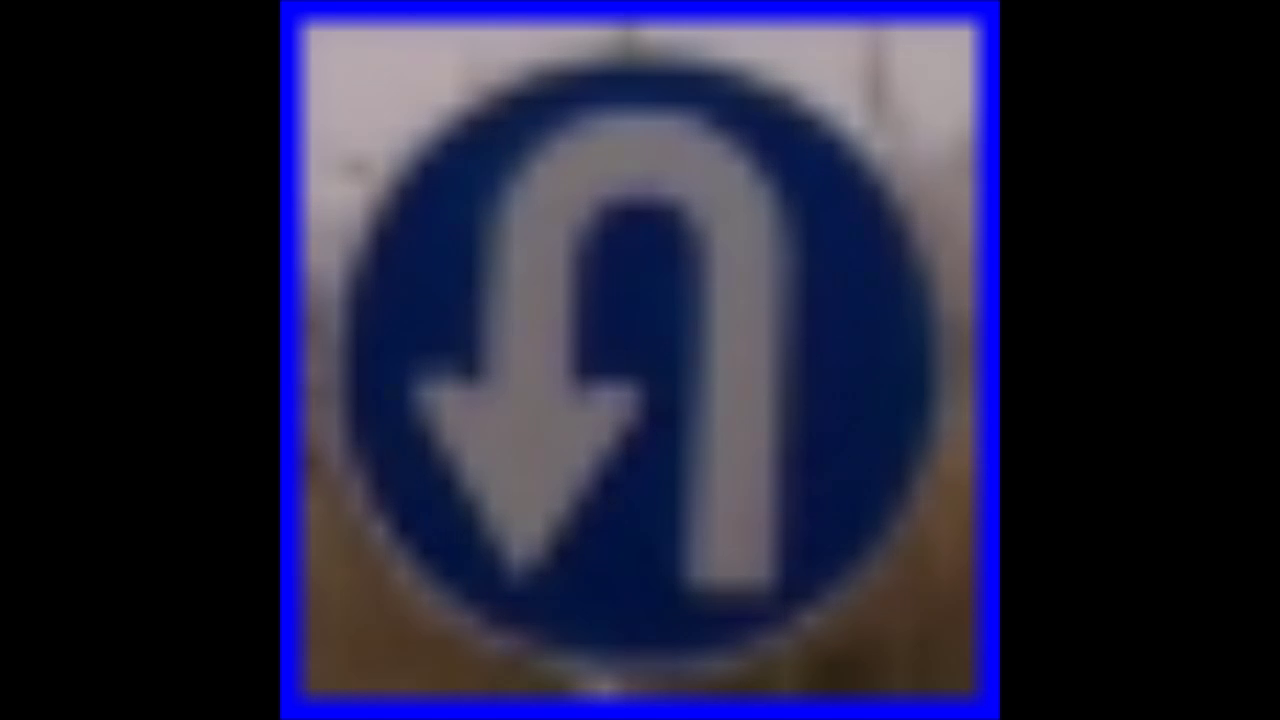
#> input picture frame 16 of DataPicker/sign_sum.mp4, 1280 x 720 px, given in place of the camera
$ python monitor.py
#> lines starting #> are read from the running program, lines starting #| are printed output that depends on the picture; after the words box and inside, x2 and y2 are one past the last pixel; in counts of white or black regions, pixels touching at a corner belong together
### src/video_stream.py
# 캠 영상을 백그라운드에서 실시간으로 받게 해 주는 API
# 김진웅


import cv2
import threading


class VideoStream:
    def __init__(self):
        self.frame = None
        self.frame_lock = threading.Lock()

    # [12 lines left out: functions write, read, not called in this run]


class VideoWriteStream(VideoStream):
    # [20 lines left out: functions __init__, init_write, write, not called in this run]

    def stop(self):
        self.out.release()

    def release(self):
        self.stop()


class WebCamVideoStream:
    def __init__(self, src, width, height):
#> called with src = 0, width = 100, height = 200
        self.src = src
        self.width = width
        self.height = height
        self.frame_lock = threading.Lock()
        self.stop_fg = False
        self.writing = False

        self.stream = cv2.VideoCapture(self.src)
        self.stream.set(cv2.CAP_PROP_FRAME_WIDTH, self.width)
        self.stream.set(cv2.CAP_PROP_FRAME_HEIGHT, self.height)
        self.thread = threading.Thread(target=self.update)
        self.ret, self.frame = self.stream.read()
#> self.frame is the input picture: shape (720, 1280, 3); mean B, G, R 61, 34.9, 35.2
        self.out = None

    def start(self, filesrc=None, fps=60.0):
        if filesrc is not None:
            self.out = cv2.VideoWriter(filesrc, cv2.VideoWriter_fourcc(*'DIVX'), fps, (self.width, self.height))
            self.thread = threading.Thread(target=self.update_write)
            self.writing = True
        self.thread.start()

    def update(self):
        while True:
            ret, frame = self.stream.read()
            if frame is None:
                print('[WebCamVideoStream] No Frame')
                break
            with self.frame_lock:
                self.ret, self.frame = ret, frame
            if self.stop_fg is True:
                break

    # [11 lines left out: function update_write, not called in this run]

    def read(self):
        with self.frame_lock:
            if self.frame is None:
                return self.ret, self.frame
            return self.ret, self.frame[:]

    def stop(self):
        self.stop_fg = True
        self.thread.join()
        self.stop_fg = False
        if self.writing is True:
            self.out.release()
            self.writing = False

    def release(self):
        self.stop()


# [16 lines that do not run on import are left out]

### src/monitor.py
# 주행 중 모니터링을 위한 API
# 모니터와 관련된 여러 가지 메서드 포함
# 김진웅


import cv2
import numpy as np


class Monitor:
    def __init__(self):
        self.color_rgv = None
        self.color_hsv = None
        self.color_buf = []
        self.wname_buf = []
        self.windows_str = []
        self.windows_is = {}

    # color picker #
    # [15 lines left out: function color_picker, not called in this run]

    def imcolorbuf(self):
        f = np.zeros((400, 280, 3), dtype=np.uint8)
        position = 1
        for color in self.color_buf:
            f = cv2.putText(f, '{:-3} {:-3} {:-3}'.format(color[0][0], color[0][1], color[0][2]), (0, 18 * position),
                            cv2.FONT_HERSHEY_PLAIN, 1, (255, 255, 255))
            position += 1
        position = 1
        for color in self.color_buf:
            f = cv2.putText(f, '{:-3} {:-3} {:-3}'.format(color[1][0], color[1][1], color[1][2]), (150, 18 * position),
                            cv2.FONT_HERSHEY_PLAIN, 1, (255, 255, 255))
            position += 1
        return f

    @classmethod
    def imcolor(cls, color):
        f = np.zeros((60, 450, 3), dtype=np.uint8)
        if color is not None:
            f = cv2.putText(f, '{:-3} {:-3} {:-3}'.format(color[0], color[1], color[2]), (0, 50),
                            cv2.FONT_HERSHEY_SIMPLEX, 2, (255, 255, 255))
        return f
    # color picker #

    # platform status #
    # [40 lines left out: functions imstatus, immission, not called in this run]
    # mission status #

    # monitor status #
    def immonitor(self):
        f = np.full((100, 200, 3), 50, dtype=np.uint8)
        numwin_str = str(sum(self.windows_is.values()))
        f = cv2.putText(f, numwin_str, (0, 50), cv2.FONT_HERSHEY_SIMPLEX, 2, (255, 255, 255))
        idx = 10
        for window_str in self.windows_str:
            color = (255, 255, 255)
            if self.windows_is[window_str] is False: color = (0, 0, 255)
            cv2.putText(f, window_str, (50, idx), cv2.FONT_HERSHEY_PLAIN, 1, color)
            idx += 10
        return f
    # monitor status #

    @classmethod
    def concatenate(cls, f1, f2, mode='h'):
        if f1 is None: return f2
        if f2 is None: return f1
        if f1.ndim == 2:
            f1 = f1[:, :, np.newaxis]
            temp = np.concatenate((f1, f1), axis=2)
            f1 = np.concatenate((temp, f1), axis=2)
        if f2.ndim == 2:
            f2 = f2[:, :, np.newaxis]
            temp = np.concatenate((f2, f2), axis=2)
            f2 = np.concatenate((temp, f2), axis=2)
        f, g = f1, f2
        if mode == 'h':
            if len(f1) != len(f2):
                if len(f1) > len(f2): f, g = f2, f1
                z = np.zeros((len(g) - len(f), len(f[0]), 3), dtype=np.uint8)
                f = np.concatenate((f, z), axis=0)
                if len(f1) > len(f2): f, g = g, f
            res = np.concatenate((f, g), axis=1)
        elif mode == 'v':
            if len(f1[0]) != len(f2[0]):
                if len(f1[0]) > len(f2[0]): f, g = f2, f1
                z = np.zeros((len(f), len(g[0]) - len(f[0]), 3), dtype=np.uint8)
                f = np.concatenate((f, z), axis=1)
                if len(f1[0]) > len(f2[0]): f, g = g, f
            res = np.concatenate((f, g), axis=0)
        else:
            return False
        return res

    # [6 lines left out: function concatenates, not called in this run]

    def initSetMouseCallback(self, winname, onMouse, userdata):
        for w in self.wname_buf:
            if w == winname:
                return
        self.wname_buf.append(winname)
        cv2.setMouseCallback(winname, onMouse, userdata)

    def show(self, wname, *frames, windows_is=None, color_picker=False):
        wname_org = wname
        for i in range(len(frames)):
            wname = wname_org + ('-{}'.format(i) if i != 0 else '')
            if wname not in self.windows_str:
                self.windows_str.append(wname)
                self.windows_is[wname] = False
            if windows_is is not None:
                if windows_is[i] is False:
                    self.windows_is[wname] = False
                    cv2.destroyWindow(wname)
                    continue
            if frames[i] is None:
                self.windows_is[wname] = False
                continue
            self.windows_is[wname] = True
            cv2.imshow(wname, frames[i])
            if color_picker is True:
                self.initSetMouseCallback(wname, self.color_picker, frames[i])

    def stop(self):
        cv2.destroyAllWindows()


if __name__ == '__main__':
    from src import video_stream

    # import communication
    # platform = communication.PlatformSerial('COM3')
    video = video_stream.WebCamVideoStream(0, 100, 200)
    video.start()
    monitor = Monitor()
    while True:
        # platform.recv()
        # platform.send()
        ret, frame = video.read()
        final = cv2.flip(frame, 1)
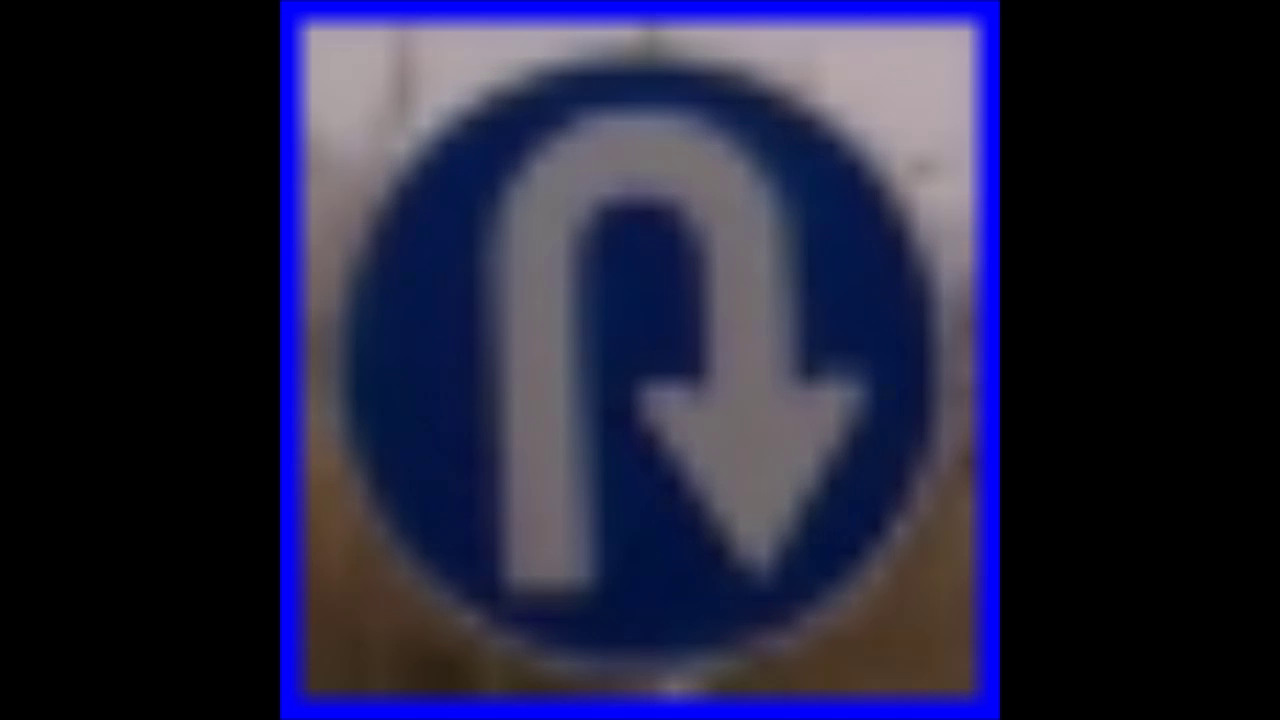
#> final: shape (720, 1280, 3); mean B, G, R 61, 34.9, 35.2
        final = final[:50, :100]
#> final: shape (50, 100, 3); every value is 0
        result = monitor.concatenate(frame, final, 'v')
#> in concatenate, `z = np.zeros((len(f), len(g[0]) - len(f[0]), 3), dtype=np.uint8)`: z: shape (50, 1180, 3); every value is 0
#> in concatenate, `f = np.concatenate((f, z), axis=1)`: f: shape (50, 1280, 3); every value is 0
#> in concatenate, `res = np.concatenate((f, g), axis=0)`:
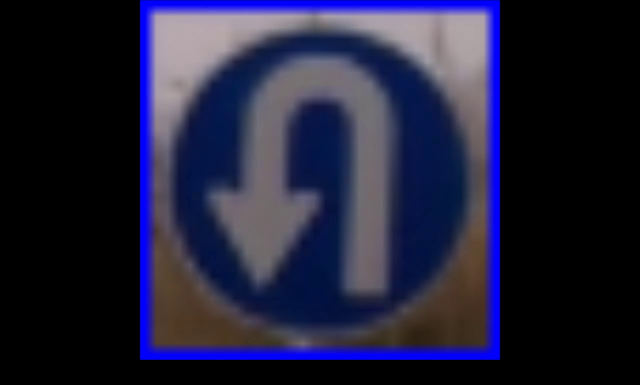
#> res: shape (770, 1280, 3) (shown at 1/2 size); mean B, G, R 57, 32.6, 32.9
        # result = Monitor.concatenate(result, Monitor.imstatus(*platform.status()), 'h')
        monitor.show('1', result, color_picker=True)
        color_frame = monitor.concatenate(monitor.imcolor(monitor.color_rgv), monitor.imcolor(monitor.color_hsv),
                                          mode='v')
        monitor.show('color-picker', color_frame, monitor.imcolorbuf())
        monitor.show('monitor', monitor.immonitor())
#> the loop in show (call 3), `for i in range(len(frames)):` made 1 pass
#> pass 1, in show (call 3), `cv2.imshow(wname, frames[i])`:
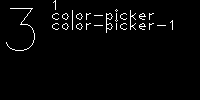
#> window 'monitor': shape (100, 200, 3); values 50 (black) and 255 (white), 2.4% white in thin lines or dots, all inside (x1, y1, x2, y2) = (6, 0, 173, 51)
        monitor.show('none', None)
        if cv2.waitKey(1) & 0xFF == ord('q'): break
#> (key q is pressed here)
    video.release()
    monitor.stop()
    exit()
#> (the program exits here)

$ run again, starting later in the video
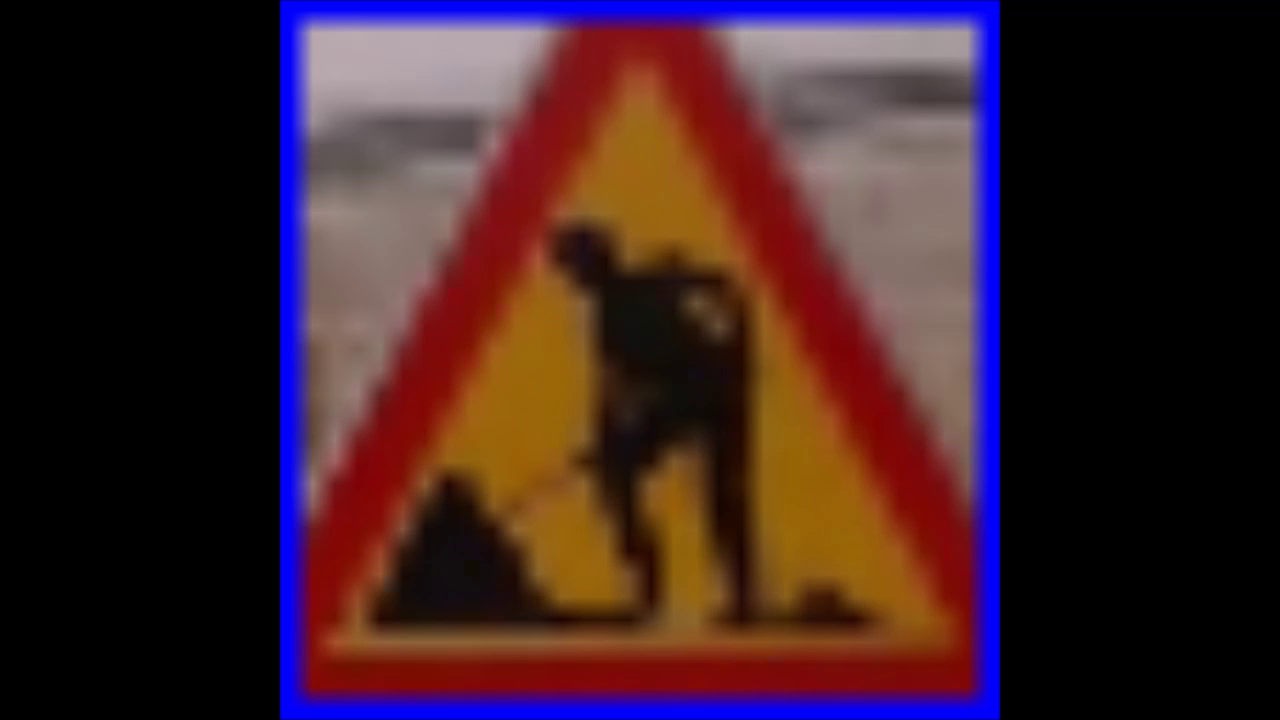
#> input picture frame 75 of DataPicker/sign_sum.mp4, 1280 x 720 px, given in place of the camera
#> in __init__, self.frame is the input picture: shape (720, 1280, 3); mean B, G, R 39.4, 33.6, 60.9
#> `final = cv2.flip(frame, 1)`:
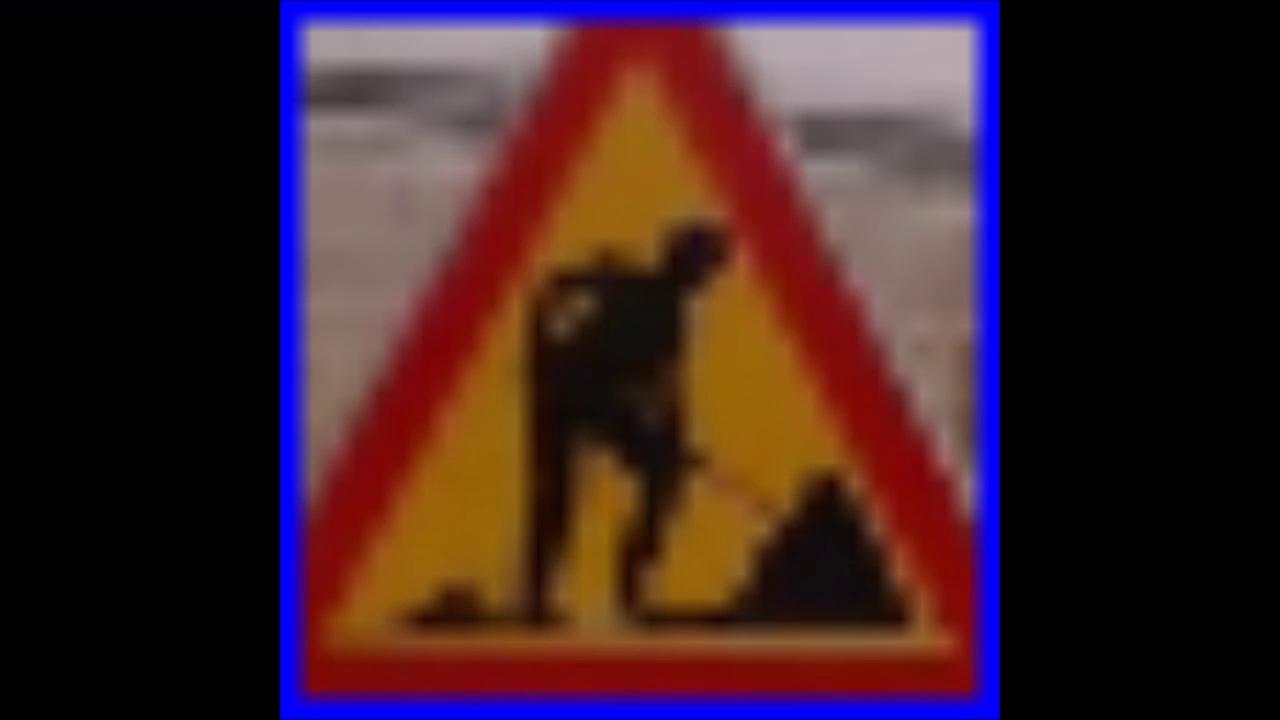
#> final: shape (720, 1280, 3); mean B, G, R 39.4, 33.6, 60.9
#> z: shape (50, 1180, 3); every value is 0
#> in concatenate, `res = np.concatenate((f, g), axis=0)`:
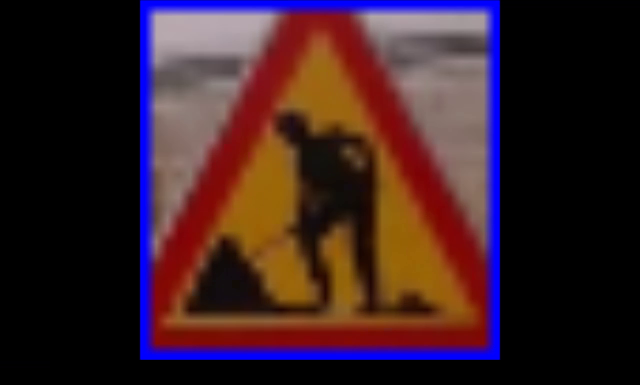
#> res: shape (770, 1280, 3) (shown at 1/2 size); mean B, G, R 36.9, 31.4, 56.9

$ run again, starting later in the video
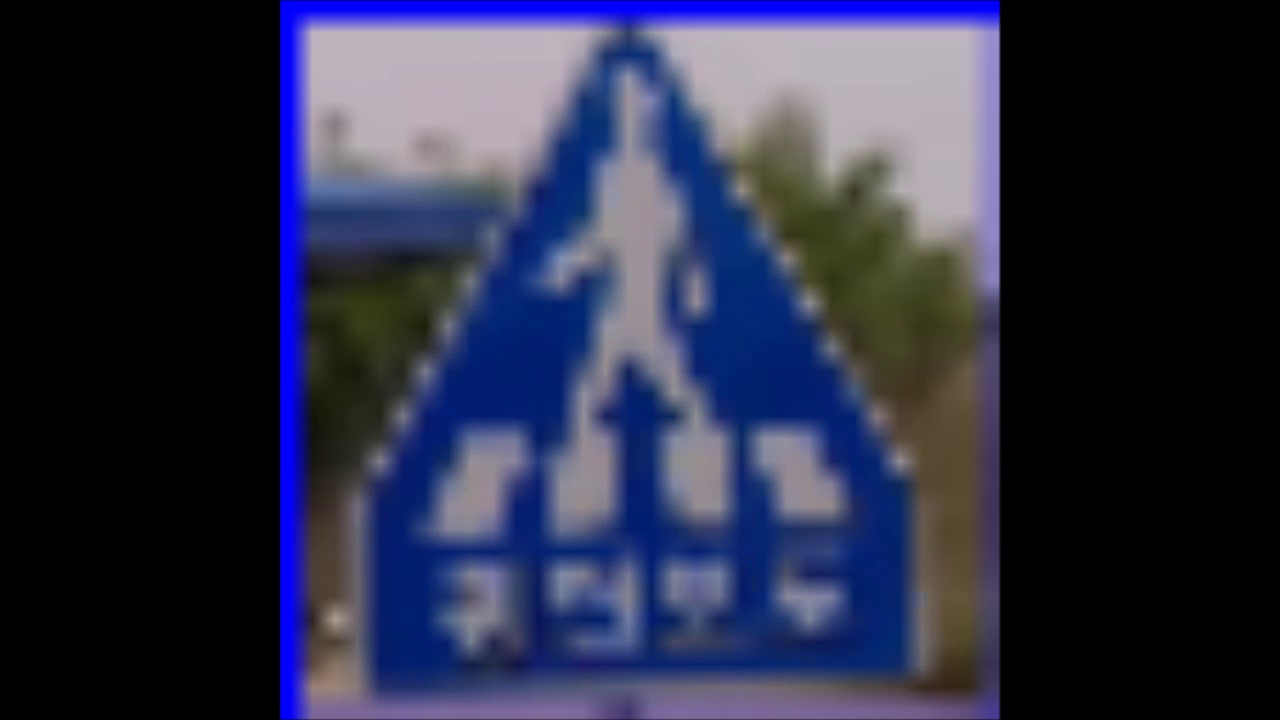
#> input picture frame 133 of DataPicker/sign_sum.mp4, 1280 x 720 px, given in place of the camera
#> in __init__, self.frame is the input picture: shape (720, 1280, 3); mean B, G, R 70.6, 47, 44.2
#> `final = cv2.flip(frame, 1)`:
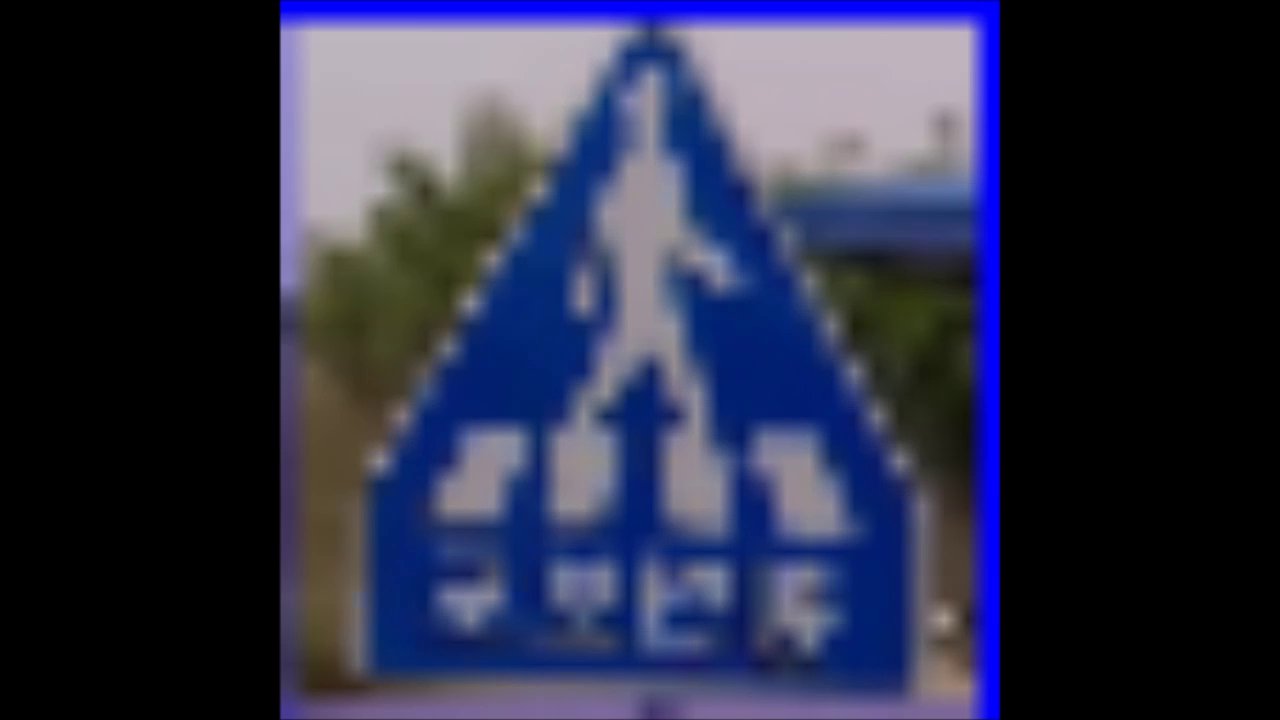
#> final: shape (720, 1280, 3); mean B, G, R 70.6, 47, 44.2
#> z: shape (50, 1180, 3); every value is 0
#> f: shape (50, 1280, 3); every value is 0
#> in concatenate, `res = np.concatenate((f, g), axis=0)`:
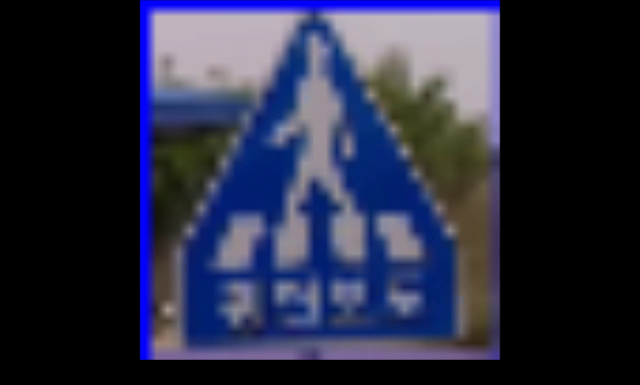
#> res: shape (770, 1280, 3) (shown at 1/2 size); mean B, G, R 66, 44, 41.3
